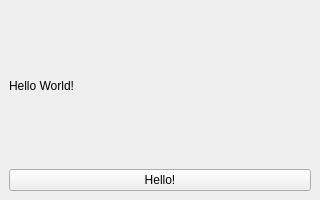
<?xml version="1.0" encoding="UTF-8"?>
<ui version="4.0">
 <class>MainWindow</class>
 <widget class="QMainWindow" name="MainWindow">
  <property name="geometry">
   <rect>
    <x>0</x>
    <y>0</y>
    <width>320</width>
    <height>200</height>
   </rect>
  </property>
  <property name="windowTitle">
   <string>Hello</string>
  </property>
  <widget class="QWidget" name="centralwidget">
   <layout class="QVBoxLayout" name="verticalLayout">
    <item>
     <widget class="QLabel" name="helloLabel">
      <property name="text">
       <string>Hello World!</string>
      </property>
     </widget>
    </item>
    <item>
     <widget class="QPushButton" name="helloButton">
      <property name="text">
       <string>Hello!</string>
      </property>
     </widget>
    </item>
   </layout>
  </widget>
  <widget class="QMenuBar" name="menubar">
   <property name="geometry">
    <rect>
     <x>0</x>
     <y>0</y>
     <width>800</width>
     <height>26</height>
    </rect>
   </property>
  </widget>
  <action name="actionQuit">
   <property name="text">
    <string>Quit</string>
   </property>
  </action>
 </widget>
 <resources/>
 <connections/>
</ui>
